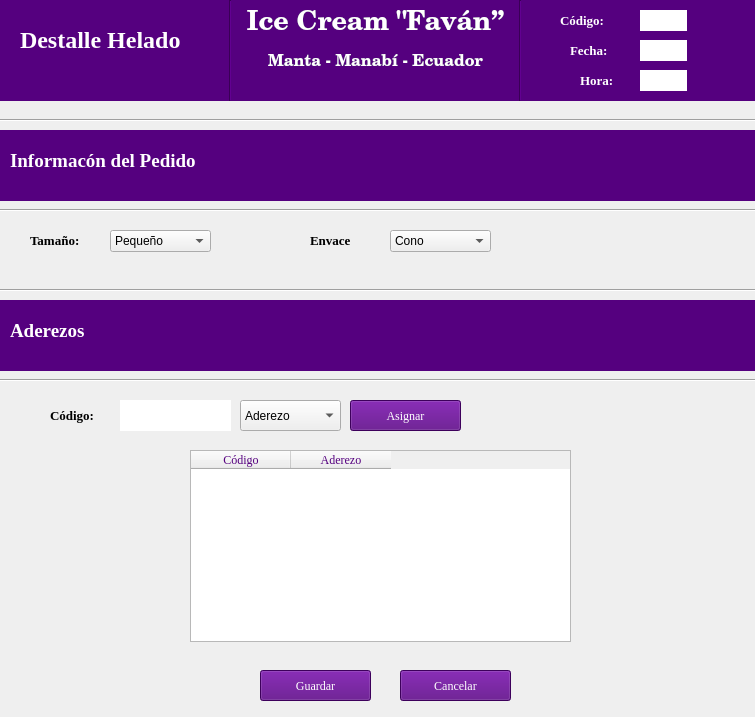
<?xml version="1.0" encoding="UTF-8"?>
<ui version="4.0">
 <class>Form</class>
 <widget class="QWidget" name="Form">
  <property name="geometry">
   <rect>
    <x>0</x>
    <y>0</y>
    <width>755</width>
    <height>717</height>
   </rect>
  </property>
  <property name="windowTitle">
   <string>Form</string>
  </property>
  <widget class="QWidget" name="widget" native="true">
   <property name="geometry">
    <rect>
     <x>0</x>
     <y>0</y>
     <width>771</width>
     <height>101</height>
    </rect>
   </property>
   <property name="styleSheet">
    <string notr="true">background-color: rgb(85, 0, 127);</string>
   </property>
   <widget class="QLabel" name="label_19">
    <property name="geometry">
     <rect>
      <x>20</x>
      <y>20</y>
      <width>211</width>
      <height>41</height>
     </rect>
    </property>
    <property name="font">
     <font>
      <family>Georgia</family>
     </font>
    </property>
    <property name="text">
     <string>&lt;html&gt;&lt;head/&gt;&lt;body&gt;&lt;p&gt;&lt;span style=&quot; font-size:18pt; font-weight:600; color:#ffffff;&quot;&gt;Destalle Helado&lt;/span&gt;&lt;/p&gt;&lt;/body&gt;&lt;/html&gt;</string>
    </property>
   </widget>
   <widget class="Line" name="line">
    <property name="geometry">
     <rect>
      <x>220</x>
      <y>0</y>
      <width>20</width>
      <height>101</height>
     </rect>
    </property>
    <property name="orientation">
     <enum>Qt::Vertical</enum>
    </property>
   </widget>
   <widget class="QLabel" name="label_13">
    <property name="geometry">
     <rect>
      <x>570</x>
      <y>40</y>
      <width>51</width>
      <height>21</height>
     </rect>
    </property>
    <property name="font">
     <font>
      <family>Georgia</family>
     </font>
    </property>
    <property name="text">
     <string>&lt;html&gt;&lt;head/&gt;&lt;body&gt;&lt;p&gt;&lt;span style=&quot; font-size:10pt; font-weight:600; color:#ffffff;&quot;&gt;Fecha:&lt;/span&gt;&lt;/p&gt;&lt;/body&gt;&lt;/html&gt;</string>
    </property>
   </widget>
   <widget class="QLabel" name="label_2">
    <property name="geometry">
     <rect>
      <x>640</x>
      <y>40</y>
      <width>47</width>
      <height>21</height>
     </rect>
    </property>
    <property name="styleSheet">
     <string notr="true">background-color: rgb(255, 255, 255);</string>
    </property>
    <property name="text">
     <string/>
    </property>
   </widget>
   <widget class="QLabel" name="label_22">
    <property name="geometry">
     <rect>
      <x>640</x>
      <y>70</y>
      <width>47</width>
      <height>21</height>
     </rect>
    </property>
    <property name="styleSheet">
     <string notr="true">background-color: rgb(255, 255, 255);</string>
    </property>
    <property name="text">
     <string/>
    </property>
   </widget>
   <widget class="QLabel" name="label">
    <property name="geometry">
     <rect>
      <x>640</x>
      <y>10</y>
      <width>47</width>
      <height>21</height>
     </rect>
    </property>
    <property name="styleSheet">
     <string notr="true">background-color: rgb(255, 255, 255);</string>
    </property>
    <property name="text">
     <string/>
    </property>
   </widget>
   <widget class="QLabel" name="label_14">
    <property name="geometry">
     <rect>
      <x>580</x>
      <y>70</y>
      <width>51</width>
      <height>21</height>
     </rect>
    </property>
    <property name="font">
     <font>
      <family>Georgia</family>
     </font>
    </property>
    <property name="text">
     <string>&lt;html&gt;&lt;head/&gt;&lt;body&gt;&lt;p&gt;&lt;span style=&quot; font-size:10pt; font-weight:600; color:#ffffff;&quot;&gt;Hora:&lt;/span&gt;&lt;/p&gt;&lt;/body&gt;&lt;/html&gt;</string>
    </property>
   </widget>
   <widget class="QLabel" name="label_15">
    <property name="geometry">
     <rect>
      <x>560</x>
      <y>10</y>
      <width>61</width>
      <height>21</height>
     </rect>
    </property>
    <property name="font">
     <font>
      <family>Georgia</family>
     </font>
    </property>
    <property name="text">
     <string>&lt;html&gt;&lt;head/&gt;&lt;body&gt;&lt;p&gt;&lt;span style=&quot; font-size:10pt; font-weight:600; color:#ffffff;&quot;&gt;Código:&lt;/span&gt;&lt;/p&gt;&lt;/body&gt;&lt;/html&gt;</string>
    </property>
   </widget>
   <widget class="Line" name="line_2">
    <property name="geometry">
     <rect>
      <x>510</x>
      <y>0</y>
      <width>20</width>
      <height>101</height>
     </rect>
    </property>
    <property name="orientation">
     <enum>Qt::Vertical</enum>
    </property>
   </widget>
   <widget class="QLabel" name="label_16">
    <property name="geometry">
     <rect>
      <x>240</x>
      <y>10</y>
      <width>271</width>
      <height>61</height>
     </rect>
    </property>
    <property name="font">
     <font>
      <family>Century Schoolbook</family>
      <pointsize>14</pointsize>
     </font>
    </property>
    <property name="styleSheet">
     <string notr="true">border-color: rgb(255, 255, 255);</string>
    </property>
    <property name="text">
     <string>&lt;html&gt;&lt;head/&gt;&lt;body&gt;&lt;p align=&quot;center&quot;&gt;&lt;span style=&quot; font-size:20pt; font-weight:600; color:#ffffff;&quot;&gt;Ice Cream &amp;quot;Faván”&lt;/span&gt;&lt;/p&gt;&lt;p align=&quot;center&quot;&gt;&lt;span style=&quot; font-size:12pt; font-weight:600; color:#ffffff;&quot;&gt;Manta - Manabí - Ecuador&lt;/span&gt;&lt;/p&gt;&lt;/body&gt;&lt;/html&gt;</string>
    </property>
   </widget>
  </widget>
  <widget class="QWidget" name="widget_4" native="true">
   <property name="geometry">
    <rect>
     <x>0</x>
     <y>130</y>
     <width>861</width>
     <height>71</height>
    </rect>
   </property>
   <property name="styleSheet">
    <string notr="true">background-color: rgb(85, 0, 127);</string>
   </property>
   <widget class="QLabel" name="label_25">
    <property name="geometry">
     <rect>
      <x>10</x>
      <y>20</y>
      <width>281</width>
      <height>21</height>
     </rect>
    </property>
    <property name="font">
     <font>
      <family>Georgia</family>
     </font>
    </property>
    <property name="styleSheet">
     <string notr="true">background-color: rgb(85, 0, 127);</string>
    </property>
    <property name="text">
     <string>&lt;html&gt;&lt;head/&gt;&lt;body&gt;&lt;p&gt;&lt;span style=&quot; font-size:14pt; font-weight:600; color:#ffffff;&quot;&gt;Informacón del  Pedido&lt;/span&gt;&lt;/p&gt;&lt;/body&gt;&lt;/html&gt;</string>
    </property>
   </widget>
  </widget>
  <widget class="Line" name="line_13">
   <property name="geometry">
    <rect>
     <x>-10</x>
     <y>105</y>
     <width>861</width>
     <height>31</height>
    </rect>
   </property>
   <property name="orientation">
    <enum>Qt::Horizontal</enum>
   </property>
  </widget>
  <widget class="Line" name="line_12">
   <property name="geometry">
    <rect>
     <x>-20</x>
     <y>190</y>
     <width>841</width>
     <height>41</height>
    </rect>
   </property>
   <property name="orientation">
    <enum>Qt::Horizontal</enum>
   </property>
  </widget>
  <widget class="QTableWidget" name="tableWidget">
   <property name="geometry">
    <rect>
     <x>190</x>
     <y>450</y>
     <width>381</width>
     <height>192</height>
    </rect>
   </property>
   <property name="font">
    <font>
     <family>Georgia</family>
    </font>
   </property>
   <property name="styleSheet">
    <string notr="true">border-left-color: rgb(85, 0, 127);
color: rgb(85, 0, 127);
alternate-background-color: rgb(85, 0, 127);</string>
   </property>
   <column>
    <property name="text">
     <string>Código</string>
    </property>
   </column>
   <column>
    <property name="text">
     <string>Aderezo</string>
    </property>
   </column>
  </widget>
  <widget class="QComboBox" name="comboBox_2">
   <property name="geometry">
    <rect>
     <x>110</x>
     <y>230</y>
     <width>101</width>
     <height>22</height>
    </rect>
   </property>
   <item>
    <property name="text">
     <string>Pequeño</string>
    </property>
   </item>
   <item>
    <property name="text">
     <string>Mediano</string>
    </property>
   </item>
   <item>
    <property name="text">
     <string>Grande</string>
    </property>
   </item>
  </widget>
  <widget class="QLabel" name="label_12">
   <property name="geometry">
    <rect>
     <x>30</x>
     <y>230</y>
     <width>71</width>
     <height>21</height>
    </rect>
   </property>
   <property name="font">
    <font>
     <family>Georgia</family>
    </font>
   </property>
   <property name="text">
    <string>&lt;html&gt;&lt;head/&gt;&lt;body&gt;&lt;p&gt;&lt;span style=&quot; font-size:10pt; font-weight:600;&quot;&gt;Tamaño:&lt;/span&gt;&lt;/p&gt;&lt;/body&gt;&lt;/html&gt;</string>
   </property>
  </widget>
  <widget class="QComboBox" name="comboBox_3">
   <property name="geometry">
    <rect>
     <x>390</x>
     <y>230</y>
     <width>101</width>
     <height>22</height>
    </rect>
   </property>
   <item>
    <property name="text">
     <string>Cono</string>
    </property>
   </item>
   <item>
    <property name="text">
     <string>Vaso</string>
    </property>
   </item>
  </widget>
  <widget class="QLabel" name="label_17">
   <property name="geometry">
    <rect>
     <x>310</x>
     <y>230</y>
     <width>61</width>
     <height>21</height>
    </rect>
   </property>
   <property name="font">
    <font>
     <family>Georgia</family>
    </font>
   </property>
   <property name="text">
    <string>&lt;html&gt;&lt;head/&gt;&lt;body&gt;&lt;p&gt;&lt;span style=&quot; font-size:10pt; font-weight:600;&quot;&gt;Envace&lt;/span&gt;&lt;/p&gt;&lt;/body&gt;&lt;/html&gt;</string>
   </property>
  </widget>
  <widget class="Line" name="line_14">
   <property name="geometry">
    <rect>
     <x>-10</x>
     <y>275</y>
     <width>861</width>
     <height>31</height>
    </rect>
   </property>
   <property name="orientation">
    <enum>Qt::Horizontal</enum>
   </property>
  </widget>
  <widget class="QWidget" name="widget_5" native="true">
   <property name="geometry">
    <rect>
     <x>0</x>
     <y>300</y>
     <width>861</width>
     <height>71</height>
    </rect>
   </property>
   <property name="styleSheet">
    <string notr="true">background-color: rgb(85, 0, 127);</string>
   </property>
   <widget class="QLabel" name="label_26">
    <property name="geometry">
     <rect>
      <x>10</x>
      <y>20</y>
      <width>101</width>
      <height>21</height>
     </rect>
    </property>
    <property name="font">
     <font>
      <family>Georgia</family>
     </font>
    </property>
    <property name="styleSheet">
     <string notr="true">background-color: rgb(85, 0, 127);</string>
    </property>
    <property name="text">
     <string>&lt;html&gt;&lt;head/&gt;&lt;body&gt;&lt;p&gt;&lt;span style=&quot; font-size:14pt; font-weight:600; color:#ffffff;&quot;&gt;Aderezos&lt;/span&gt;&lt;/p&gt;&lt;/body&gt;&lt;/html&gt;</string>
    </property>
   </widget>
  </widget>
  <widget class="Line" name="line_15">
   <property name="geometry">
    <rect>
     <x>-20</x>
     <y>360</y>
     <width>841</width>
     <height>41</height>
    </rect>
   </property>
   <property name="orientation">
    <enum>Qt::Horizontal</enum>
   </property>
  </widget>
  <widget class="QComboBox" name="comboBox">
   <property name="geometry">
    <rect>
     <x>240</x>
     <y>400</y>
     <width>101</width>
     <height>31</height>
    </rect>
   </property>
   <item>
    <property name="text">
     <string>Aderezo</string>
    </property>
   </item>
  </widget>
  <widget class="QLabel" name="label_11">
   <property name="geometry">
    <rect>
     <x>50</x>
     <y>400</y>
     <width>71</width>
     <height>31</height>
    </rect>
   </property>
   <property name="font">
    <font>
     <family>Georgia</family>
    </font>
   </property>
   <property name="text">
    <string>&lt;html&gt;&lt;head/&gt;&lt;body&gt;&lt;p&gt;&lt;span style=&quot; font-size:10pt; font-weight:600;&quot;&gt;Código:&lt;/span&gt;&lt;/p&gt;&lt;/body&gt;&lt;/html&gt;</string>
   </property>
  </widget>
  <widget class="QPushButton" name="pushButton_3">
   <property name="geometry">
    <rect>
     <x>350</x>
     <y>400</y>
     <width>111</width>
     <height>31</height>
    </rect>
   </property>
   <property name="font">
    <font>
     <family>Georgia</family>
    </font>
   </property>
   <property name="styleSheet">
    <string notr="true">color: rgb(255, 255, 255);
background-color: rgb(85, 0, 127);
</string>
   </property>
   <property name="text">
    <string>Asignar</string>
   </property>
  </widget>
  <widget class="QPushButton" name="pushButton">
   <property name="geometry">
    <rect>
     <x>260</x>
     <y>670</y>
     <width>111</width>
     <height>31</height>
    </rect>
   </property>
   <property name="font">
    <font>
     <family>Georgia</family>
    </font>
   </property>
   <property name="styleSheet">
    <string notr="true">color: rgb(255, 255, 255);
background-color: rgb(85, 0, 127);
</string>
   </property>
   <property name="text">
    <string>Guardar</string>
   </property>
  </widget>
  <widget class="QPushButton" name="pushButton_2">
   <property name="geometry">
    <rect>
     <x>400</x>
     <y>670</y>
     <width>111</width>
     <height>31</height>
    </rect>
   </property>
   <property name="font">
    <font>
     <family>Georgia</family>
    </font>
   </property>
   <property name="styleSheet">
    <string notr="true">color: rgb(255, 255, 255);
background-color: rgb(85, 0, 127);</string>
   </property>
   <property name="text">
    <string>Cancelar</string>
   </property>
  </widget>
  <widget class="QLabel" name="label_23">
   <property name="geometry">
    <rect>
     <x>120</x>
     <y>400</y>
     <width>111</width>
     <height>31</height>
    </rect>
   </property>
   <property name="styleSheet">
    <string notr="true">background-color: rgb(255, 255, 255);</string>
   </property>
   <property name="text">
    <string/>
   </property>
  </widget>
 </widget>
 <resources/>
 <connections/>
</ui>
